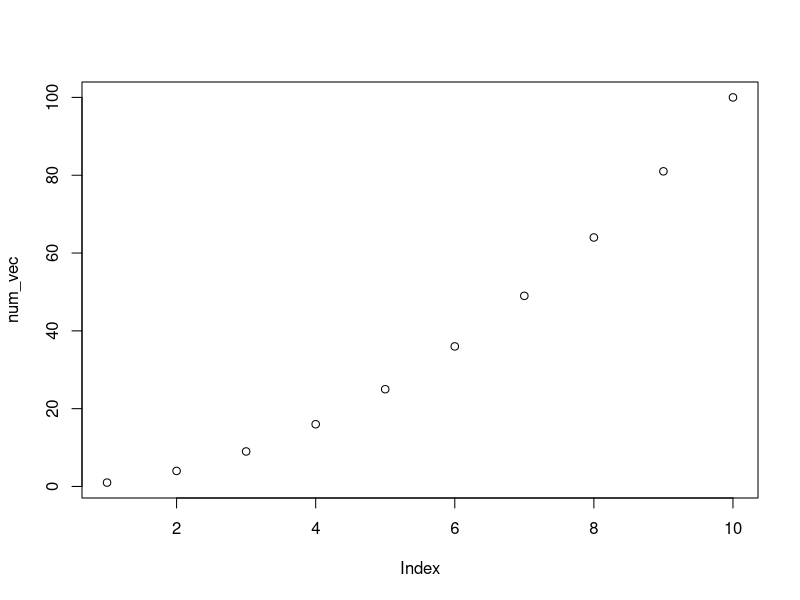
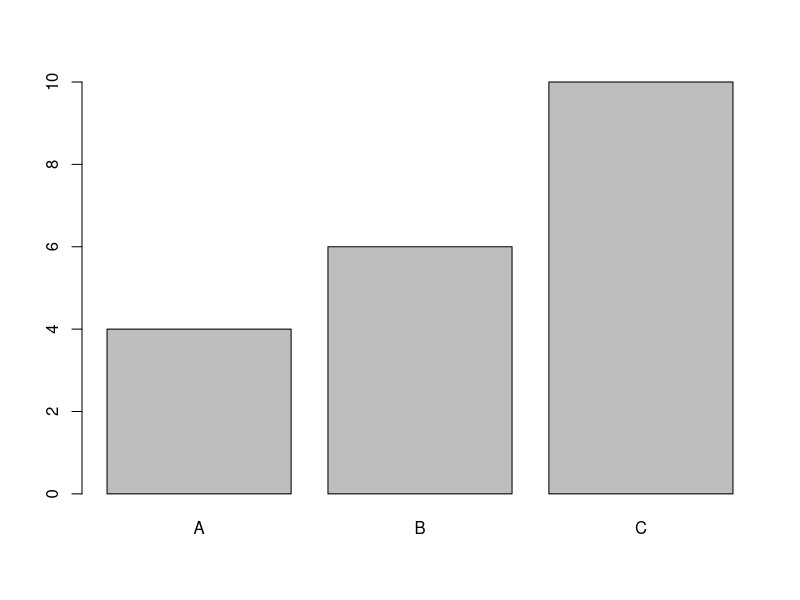

Here is the R script that generated these plots, in order: (Note: this script raises an error after producing the figures.)
num_vec <- (c(1:10))^2
plot(num_vec)

# plot factor
set.seed(4)
abc <- factor(sample(c('A', 'B', 'C'), 20, replace = TRUE))
plot(abc)

abcde

abc_table <- table(abc)
plot(abc_table)

abcd <- sample(c('A', 'B', 'C'), 20, replace = TRUE)
abce <-factor(abcd)
plot(abce)

barplot(num_vec)
ab <- sample(c('A', 'B', 'C'), 20, replace = TRUE)
pie(num_vec:abce)

dotchart(num_vec)

boxplot(num_vec)


boxplot(num_vec)
# pie chart
hist(num_vec)
# dot plot
stripchart(num_vec)
# stem-and-leaf
stem(num_vec)

boxplot(iris$Sepal.Length)

hist(iris$Sepal.Length)

# kernel density curve
dens <- density(num_vec)
plot(dens)

scatterplot(num_vec)

plot(iris$Petal.Length, iris$Sepal.Length)

plot(iris$Petal.Length, iris$Species)
     
# some fake data
set.seed(1)
# hair color
hair <- factor(sample(c('blond', 'black', 'brown'), 100, replace = TRUE))
# eye color
eye <- factor(sample(c('blue', 'brown', 'green'), 100, replace = TRUE))

plot(hair, eye)

sunflowerplot(num_vec, num_vec) 
boxplot(hair, eye) 
dotchart(hair, eye) 
sunflowerplot(hair, eye) 

m <- matrix(1:8, 4, 2)
barplot(m)
barplot(m, beside = TRUE)

x <- margin.table(HairEyeColor, c(2, 1))
     
mosaicplot(x, main = "Relation between hair and eye color")     

plot(iris[ , 1:4])


head(mtcars)

plot(mtcars$mpg,mtcars$hp)

# xlab and ylab
plot(mtcars$mpg, mtcars$hp, xlab = "miles per gallon",
     ylab = "horsepower")

# title and subtitle
plot(mtcars$mpg, mtcars$hp, xlab = "miles per gallon",ylab = "horsepower", main = "Simple Scatterplot",
     sub = 'data matcars')

plot(mtcars$mpg, mtcars$hp, xlim = c(10, 35), ylim = c(50, 400))

# using 'type' (e.g. lines)
plot(mtcars$mpg, mtcars$hp, type = "l")

# character expansion 'cex'
# and 'point character'
plot(mtcars$mpg, mtcars$hp, cex = 3.5, pch = 20)#cex is the weight of elemnts and pch is style we have them in R many

plot(mtcars$mpg, mtcars$hp,cex=5, pch = "@")

plot(mtcars$mpg, mtcars$hp, cex=3, pch = 1:25)

plot(mtcars$mpg, mtcars$hp, pch = 19, col = "red", cex = 1.2)#red colour

plot(mtcars$mpg, mtcars$hp, pch = 19, col =  1:25, cex = 1.2)#colour in sequence

plot(mtcars$mpg, mtcars$hp,
     xlim = c(10, 35), ylim = c(50, 400),
     xlab = "miles per gallon",
     ylab = "horsepower",
     main = "Simple Scatterplot",
     sub = 'data matcars',
     pch = 1:25, cex = 1.2, col = "blue")

# simple scatter-plot
plot(mtcars$mpg, mtcars$hp)

# adding text
text(mtcars$mpg, mtcars$hp, labels = rownames(mtcars))

# dummy legend
legend("topright", legend = "a legend")
title("Miles Per Galon -vs- Horsepower")

# simple scatter-plot
plot(mtcars$mpg, mtcars$hp, type = "n",
     xlab = "miles per gallon", ylab = "horsepower")
# grid lines
abline(v = seq(from = 10, to = 30, by = 5), col = 'gray')
abline(h = seq(from = 50, to = 300, by = 50), col = ' gray')
# plot points
points(mtcars$mpg, mtcars$hp, pch = 19, col = "blue")
# plot text
text(mtcars$mpg, mtcars$hp, labels = rownames(mtcars),
     pos = 4, col = "gray50")
# graphic title
title("Miles Per Galon -vs- Horsepower")

plot(mtcars$mpg, mtcars$hp, type = "n")

points(mtcars$mpg, mtcars$hp,col="red", pch=4, cex=2)

lines(mtcars$mpg, mtcars$hp, lty = "solid", lwd = 2, col = "red")

plot(mtcars$mpg, mtcars$hp, type = "n")
lines(mtcars$mpg, mtcars$hp, type = "l", lwd = 2)

x <- 2005:2015
y <- c(81, 83, 84.3, 85, 85.4, 86.5, 88.3, 88.6, 90.8, 91.1, 91.3)
plot(x, y, type = 'n', xlab = "Time", ylab = "Values")
lines(x, y, lwd = 2)
points(x,y, pch=3, cex=2, col="blue")
title(main = "Line Graph Example")

# drawing straight lines
plot(mtcars$mpg, mtcars$hp, type = "n")
abline(v = seq(10, 30, by = 5), h = seq(50, 300, by = 50))
points(mtcars$mpg, mtcars$hp, pch = 19, col = "red")
text(mtcars$mpg, mtcars$hp, row.names(mtcars))

n <- 11
theta <- seq(0, 2 * pi, length = n + 1)[1:n]
x <- sin(theta)
y <- cos(theta)
v1 <- rep(1:n, n)
v2 <- rep(1:n, rep(n, n))
plot(x, y, type = 'n')
segments(x[v1], y[v1], x[v2], y[v2])

plot(0.5, 0.5, xlim = c(0, 1), ylim = c(0, 1), type = 'n')
abline(h = c(.2, .5, .8),
       v = c(.5, .2, .8), col = "lightgrey")
text(0.5, 0.5, "srt = 45, adj = c(.5, .5)",
     srt = 45, adj = c(.5, .5))
text(0.5, 0.8, "adj = c(0, .5)", adj = c(0, .5))
text(0.5, 0.2, "adj = c(1, .5)", adj = c(1, .5))
text(0.2, 0.5, "adj = c(1, 1)", adj = c(1, 1))
text(0.8, 0.5, "adj = c(0, 0)", adj = c(0, 0))

plot.new()
plot.window(xlim = c(0, 10), ylim = c(-2, 4), xaxs = "i")
axis(1, col.axis = "grey30")
axis(2, col.axis = "grey30", las = 1)
title(main = "Main Title",
      col.main = "tomato",
      sub = "Plot Subtitle",
      col.sub = "orange",
      xlab = "x-axis", ylab = "y-axis",
      col.lab = "blue", font.lab = 3)
box("figure", col = "grey90")

set.seed(5)
x <- rnorm(200)
y <- x + rnorm(200)
plot.new()
plot.window(xlim = c(-4.5, 4.5), xaxs = "i",
            ylim = c(-4.5, 4.5), yaxs = "i")
z <- lm(y ~ x)
abline(h = -4:4, v = -4:4, col = "lightgrey")
abline(a = coef(z)[1], b = coef(z)[2], lwd = 2, col = "red")
points(x, y)
axis(1)
axis(2, las = 1)
box()
title(main = "A Fitted Regression Line")

